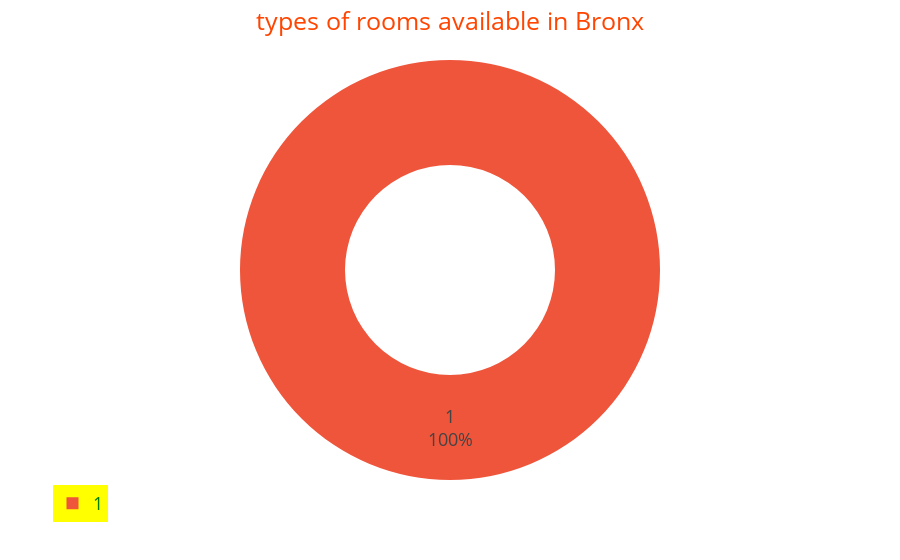

The notebook cell saved with this chart:
### Code cell
values=result.loc[:,"Bronx"]
fig=px.pie(result,names="Bronx",values=result.loc[:,"Bronx"],hole=0.5,color=result.index)
fig.update_traces(textinfo="percent+value")
fig.update_layout(title_text="types of rooms available in Bronx",title_x=0.5,
                 legend=dict(
                 orientation="h",
                 yanchor="bottom",
                 xanchor="center"),
                 showlegend=True,legend_bgcolor="yellow",
                 legend_font=dict(color="Green",
                 size=18),
                 font=dict(size=18,color="Orangered"))
fig.show()

### Figure 1 — Plotly figure (JSON) as saved in the notebook; plotly's stock layout.template omitted (floating-point values rounded to 4 significant figures)
{"data": [{"customdata": [["Entire home"], ["Private room"], ["Shared room"]], "domain": {"x": [0, 1], "y": [0, 1]}, "hole": 0.5, "hovertemplate": "Bronx=%{value}<br>room_type=%{customdata[0]}<extra></extra>", "labels": [null, 1, null], "legendgroup": "", "marker": {"colors": ["#636efa", "#EF553B", "#00cc96"]}, "name": "", "showlegend": true, "textinfo": "percent+value", "type": "pie", "values": [null, 1, null]}], "layout": {"font": {"color": "Orangered", "size": 18}, "legend": {"bgcolor": "yellow", "font": {"color": "Green", "size": 18}, "orientation": "h", "tracegroupgap": 0, "xanchor": "center", "yanchor": "bottom"}, "margin": {"t": 60}, "showlegend": true, "title": {"text": "types of rooms available in Bronx", "x": 0.5}}}
